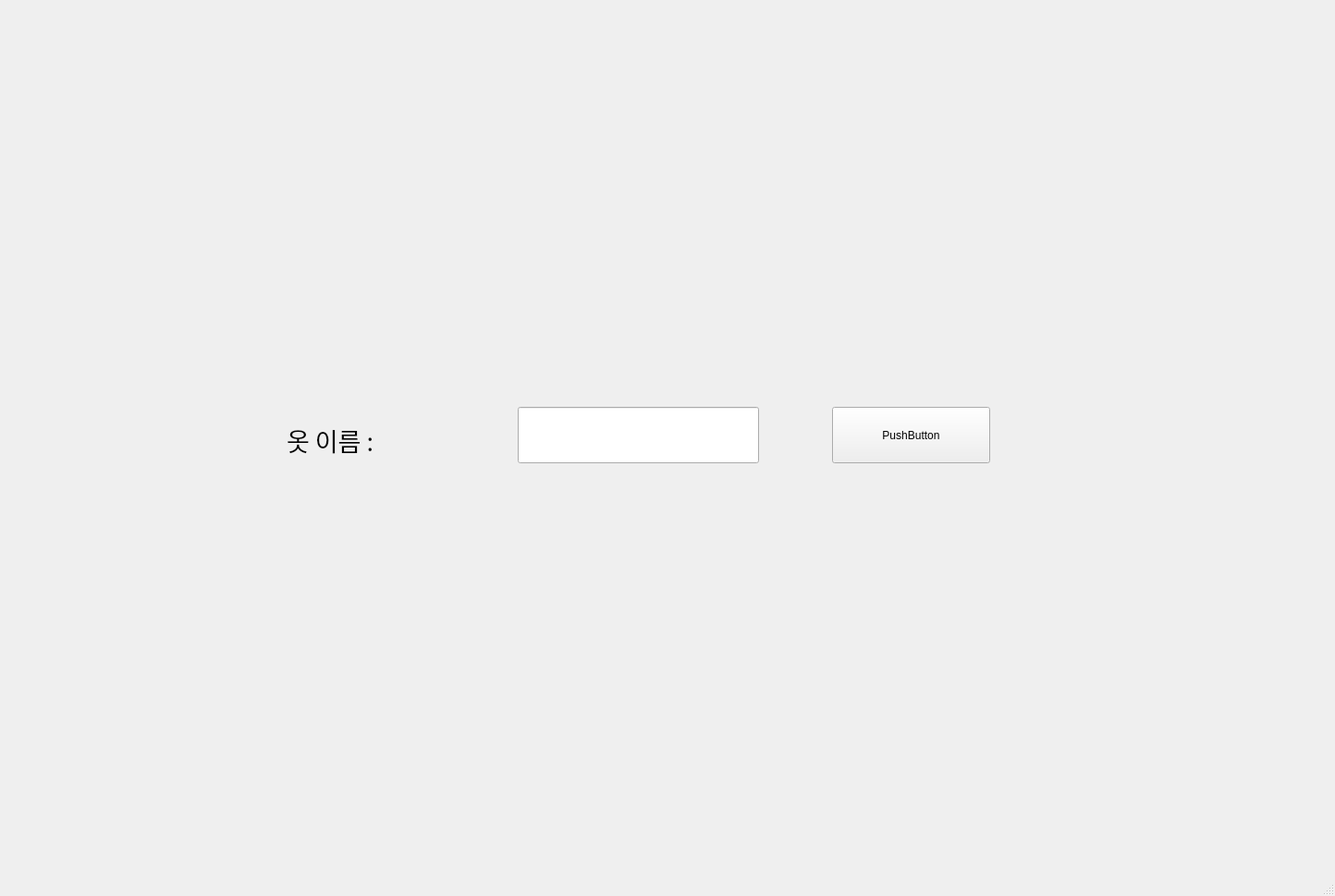
<?xml version="1.0" encoding="UTF-8"?>
<ui version="4.0">
 <class>MainWindow</class>
 <widget class="QMainWindow" name="MainWindow">
  <property name="geometry">
   <rect>
    <x>0</x>
    <y>0</y>
    <width>1444</width>
    <height>969</height>
   </rect>
  </property>
  <property name="windowTitle">
   <string>MainWindow</string>
  </property>
  <widget class="QWidget" name="centralwidget">
   <widget class="QLabel" name="label">
    <property name="geometry">
     <rect>
      <x>310</x>
      <y>440</y>
      <width>221</width>
      <height>71</height>
     </rect>
    </property>
    <property name="font">
     <font>
      <family>맑은 고딕</family>
      <pointsize>20</pointsize>
      <weight>50</weight>
      <bold>false</bold>
     </font>
    </property>
    <property name="text">
     <string>옷 이름 :</string>
    </property>
   </widget>
   <widget class="QLineEdit" name="lineEdit_clothname">
    <property name="geometry">
     <rect>
      <x>560</x>
      <y>440</y>
      <width>261</width>
      <height>61</height>
     </rect>
    </property>
    <property name="font">
     <font>
      <family>Agency FB</family>
      <pointsize>16</pointsize>
     </font>
    </property>
   </widget>
   <widget class="QPushButton" name="pushButton">
    <property name="geometry">
     <rect>
      <x>900</x>
      <y>440</y>
      <width>171</width>
      <height>61</height>
     </rect>
    </property>
    <property name="text">
     <string>PushButton</string>
    </property>
   </widget>
  </widget>
  <widget class="QMenuBar" name="menubar">
   <property name="geometry">
    <rect>
     <x>0</x>
     <y>0</y>
     <width>1444</width>
     <height>21</height>
    </rect>
   </property>
  </widget>
  <widget class="QStatusBar" name="statusbar"/>
 </widget>
 <resources/>
 <connections/>
</ui>
